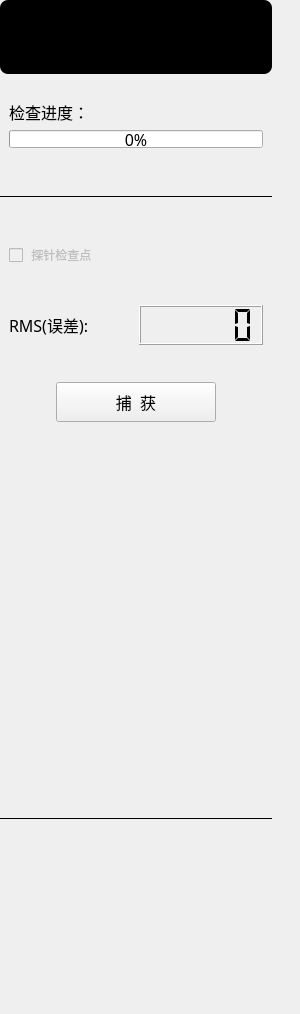
<?xml version="1.0" encoding="UTF-8"?>
<ui version="4.0">
 <class>QRoboticsRegistrationsAccuracyControls</class>
 <widget class="QWidget" name="QRoboticsRegistrationsAccuracyControls">
  <property name="geometry">
   <rect>
    <x>0</x>
    <y>0</y>
    <width>300</width>
    <height>1014</height>
   </rect>
  </property>
  <property name="sizePolicy">
   <sizepolicy hsizetype="Preferred" vsizetype="Preferred">
    <horstretch>0</horstretch>
    <verstretch>0</verstretch>
   </sizepolicy>
  </property>
  <property name="minimumSize">
   <size>
    <width>300</width>
    <height>0</height>
   </size>
  </property>
  <property name="maximumSize">
   <size>
    <width>300</width>
    <height>16777215</height>
   </size>
  </property>
  <property name="windowTitle">
   <string>硬件准备</string>
  </property>
  <property name="styleSheet">
   <string notr="true"/>
  </property>
  <property name="currentIndex" stdset="0">
   <number>0</number>
  </property>
  <widget class="QWidget" name="widget" native="true">
   <property name="geometry">
    <rect>
     <x>0</x>
     <y>0</y>
     <width>272</width>
     <height>985</height>
    </rect>
   </property>
   <property name="styleSheet">
    <string notr="true"/>
   </property>
   <layout class="QVBoxLayout" name="verticalLayout_4">
    <item>
     <widget class="lancet::DeviceTrackingWidget" name="widgetTrackingTools" native="true">
      <property name="sizePolicy">
       <sizepolicy hsizetype="Preferred" vsizetype="Minimum">
        <horstretch>0</horstretch>
        <verstretch>0</verstretch>
       </sizepolicy>
      </property>
      <property name="minimumSize">
       <size>
        <width>0</width>
        <height>74</height>
       </size>
      </property>
      <property name="maximumSize">
       <size>
        <width>16777215</width>
        <height>80</height>
       </size>
      </property>
      <property name="styleSheet">
       <string notr="true">border-radius: 8px;
background-color: rgb(0, 0, 0);
</string>
      </property>
      <layout class="QGridLayout" name="gridLayout_3"/>
     </widget>
    </item>
    <item>
     <spacer name="verticalSpacer_10">
      <property name="orientation">
       <enum>Qt::Vertical</enum>
      </property>
      <property name="sizeType">
       <enum>QSizePolicy::Fixed</enum>
      </property>
      <property name="sizeHint" stdset="0">
       <size>
        <width>20</width>
        <height>20</height>
       </size>
      </property>
     </spacer>
    </item>
    <item>
     <layout class="QVBoxLayout" name="verticalLayout_6">
      <property name="leftMargin">
       <number>9</number>
      </property>
      <property name="rightMargin">
       <number>9</number>
      </property>
      <item>
       <widget class="QLabel" name="label_4">
        <property name="font">
         <font>
          <family>黑体</family>
          <pointsize>12</pointsize>
         </font>
        </property>
        <property name="text">
         <string>检查进度：</string>
        </property>
       </widget>
      </item>
      <item>
       <widget class="QProgressBar" name="progressBarProbeCheckpoint">
        <property name="sizePolicy">
         <sizepolicy hsizetype="Expanding" vsizetype="Maximum">
          <horstretch>0</horstretch>
          <verstretch>0</verstretch>
         </sizepolicy>
        </property>
        <property name="maximumSize">
         <size>
          <width>16777215</width>
          <height>18</height>
         </size>
        </property>
        <property name="font">
         <font>
          <family>黑体</family>
          <pointsize>12</pointsize>
         </font>
        </property>
        <property name="styleSheet">
         <string notr="true"/>
        </property>
        <property name="maximum">
         <number>10</number>
        </property>
        <property name="value">
         <number>0</number>
        </property>
       </widget>
      </item>
     </layout>
    </item>
    <item>
     <spacer name="verticalSpacer">
      <property name="orientation">
       <enum>Qt::Vertical</enum>
      </property>
      <property name="sizeHint" stdset="0">
       <size>
        <width>20</width>
        <height>20</height>
       </size>
      </property>
     </spacer>
    </item>
    <item>
     <widget class="Line" name="line1">
      <property name="minimumSize">
       <size>
        <width>0</width>
        <height>20</height>
       </size>
      </property>
      <property name="styleSheet">
       <string notr="true"/>
      </property>
      <property name="frameShadow">
       <enum>QFrame::Plain</enum>
      </property>
      <property name="orientation">
       <enum>Qt::Horizontal</enum>
      </property>
     </widget>
    </item>
    <item>
     <spacer name="verticalSpacer_5">
      <property name="orientation">
       <enum>Qt::Vertical</enum>
      </property>
      <property name="sizeHint" stdset="0">
       <size>
        <width>20</width>
        <height>20</height>
       </size>
      </property>
     </spacer>
    </item>
    <item>
     <layout class="QHBoxLayout" name="horizontalLayout_23">
      <property name="leftMargin">
       <number>9</number>
      </property>
      <property name="rightMargin">
       <number>9</number>
      </property>
      <item>
       <widget class="QCheckBox" name="checkBoxProbeCheckPoint">
        <property name="enabled">
         <bool>false</bool>
        </property>
        <property name="sizePolicy">
         <sizepolicy hsizetype="Preferred" vsizetype="Fixed">
          <horstretch>0</horstretch>
          <verstretch>0</verstretch>
         </sizepolicy>
        </property>
        <property name="styleSheet">
         <string notr="true"/>
        </property>
        <property name="text">
         <string> 探针检查点</string>
        </property>
       </widget>
      </item>
     </layout>
    </item>
    <item>
     <spacer name="verticalSpacer_3">
      <property name="orientation">
       <enum>Qt::Vertical</enum>
      </property>
      <property name="sizeHint" stdset="0">
       <size>
        <width>20</width>
        <height>20</height>
       </size>
      </property>
     </spacer>
    </item>
    <item>
     <layout class="QHBoxLayout" name="horizontalLayout_3">
      <property name="leftMargin">
       <number>9</number>
      </property>
      <property name="rightMargin">
       <number>9</number>
      </property>
      <item>
       <widget class="QLabel" name="label_20">
        <property name="font">
         <font>
          <family>黑体</family>
          <pointsize>12</pointsize>
         </font>
        </property>
        <property name="text">
         <string>RMS(误差): </string>
        </property>
       </widget>
      </item>
      <item>
       <widget class="QLCDNumber" name="lcdNumberProbeCheckPoint">
        <property name="minimumSize">
         <size>
          <width>0</width>
          <height>40</height>
         </size>
        </property>
        <property name="font">
         <font>
          <family>黑体</family>
          <pointsize>12</pointsize>
         </font>
        </property>
        <property name="styleSheet">
         <string notr="true"/>
        </property>
        <property name="smallDecimalPoint">
         <bool>true</bool>
        </property>
        <property name="digitCount">
         <number>5</number>
        </property>
        <property name="mode">
         <enum>QLCDNumber::Dec</enum>
        </property>
        <property name="segmentStyle">
         <enum>QLCDNumber::Flat</enum>
        </property>
       </widget>
      </item>
     </layout>
    </item>
    <item>
     <spacer name="verticalSpacer_4">
      <property name="orientation">
       <enum>Qt::Vertical</enum>
      </property>
      <property name="sizeHint" stdset="0">
       <size>
        <width>20</width>
        <height>20</height>
       </size>
      </property>
     </spacer>
    </item>
    <item>
     <layout class="QHBoxLayout" name="horizontalLayout">
      <item>
       <spacer name="horizontalSpacer_4">
        <property name="orientation">
         <enum>Qt::Horizontal</enum>
        </property>
        <property name="sizeHint" stdset="0">
         <size>
          <width>40</width>
          <height>20</height>
         </size>
        </property>
       </spacer>
      </item>
      <item>
       <widget class="QPushButton" name="pushButtonProbeCheckPoint">
        <property name="minimumSize">
         <size>
          <width>160</width>
          <height>40</height>
         </size>
        </property>
        <property name="font">
         <font>
          <family>黑体</family>
          <pointsize>12</pointsize>
         </font>
        </property>
        <property name="styleSheet">
         <string notr="true"/>
        </property>
        <property name="text">
         <string>捕  获</string>
        </property>
       </widget>
      </item>
      <item>
       <spacer name="horizontalSpacer_3">
        <property name="orientation">
         <enum>Qt::Horizontal</enum>
        </property>
        <property name="sizeHint" stdset="0">
         <size>
          <width>40</width>
          <height>20</height>
         </size>
        </property>
       </spacer>
      </item>
     </layout>
    </item>
    <item>
     <spacer name="verticalSpacer_2">
      <property name="orientation">
       <enum>Qt::Vertical</enum>
      </property>
      <property name="sizeHint" stdset="0">
       <size>
        <width>20</width>
        <height>380</height>
       </size>
      </property>
     </spacer>
    </item>
    <item>
     <widget class="Line" name="line2">
      <property name="minimumSize">
       <size>
        <width>0</width>
        <height>20</height>
       </size>
      </property>
      <property name="styleSheet">
       <string notr="true"/>
      </property>
      <property name="frameShadow">
       <enum>QFrame::Plain</enum>
      </property>
      <property name="orientation">
       <enum>Qt::Horizontal</enum>
      </property>
     </widget>
    </item>
    <item>
     <widget class="QWidget" name="widgetInfo" native="true">
      <property name="minimumSize">
       <size>
        <width>0</width>
        <height>105</height>
       </size>
      </property>
      <property name="styleSheet">
       <string notr="true"/>
      </property>
      <layout class="QGridLayout" name="gridLayout">
       <item row="0" column="0">
        <widget class="QLabel" name="labelTips">
         <property name="font">
          <font>
           <family>黑体</family>
           <pointsize>12</pointsize>
          </font>
         </property>
         <property name="text">
          <string/>
         </property>
        </widget>
       </item>
      </layout>
     </widget>
    </item>
    <item>
     <widget class="QWidget" name="widget_3" native="true">
      <property name="minimumSize">
       <size>
        <width>0</width>
        <height>40</height>
       </size>
      </property>
     </widget>
    </item>
   </layout>
  </widget>
 </widget>
 <customwidgets>
  <customwidget>
   <class>lancet::DeviceTrackingWidget</class>
   <extends>QWidget</extends>
   <header location="global">lancetdevicetrackingwidget.h</header>
   <container>1</container>
  </customwidget>
 </customwidgets>
 <resources>
  <include location="../../resources/resources.qrc"/>
 </resources>
 <connections/>
 <slots>
  <slot>on_HardWareWidget_currentChanged(int)</slot>
 </slots>
</ui>
